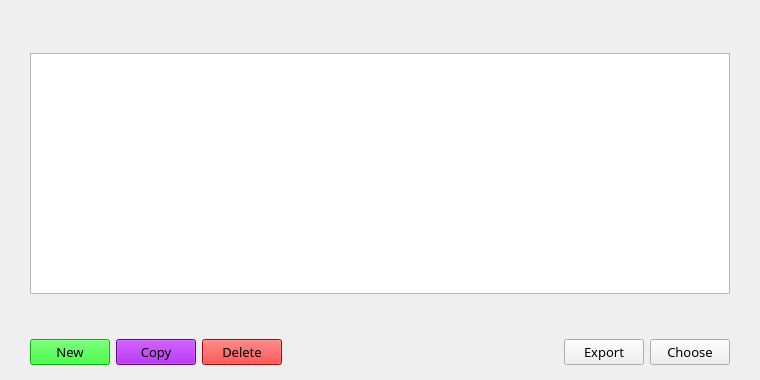
<?xml version="1.0" encoding="UTF-8"?>
<ui version="4.0">
 <class>ContractBookPage</class>
 <widget class="QWidget" name="ContractBookPage">
  <property name="geometry">
   <rect>
    <x>0</x>
    <y>0</y>
    <width>760</width>
    <height>380</height>
   </rect>
  </property>
  <property name="font">
   <font>
    <family>Source Sans Pro</family>
    <pointsize>10</pointsize>
   </font>
  </property>
  <property name="windowTitle">
   <string>Form</string>
  </property>
  <layout class="QVBoxLayout" name="verticalLayout">
   <property name="spacing">
    <number>0</number>
   </property>
   <property name="leftMargin">
    <number>0</number>
   </property>
   <property name="topMargin">
    <number>0</number>
   </property>
   <property name="rightMargin">
    <number>0</number>
   </property>
   <property name="bottomMargin">
    <number>0</number>
   </property>
   <item>
    <layout class="QVBoxLayout" name="verticalLayout_2">
     <property name="spacing">
      <number>15</number>
     </property>
     <property name="leftMargin">
      <number>30</number>
     </property>
     <property name="topMargin">
      <number>20</number>
     </property>
     <property name="rightMargin">
      <number>30</number>
     </property>
     <property name="bottomMargin">
      <number>20</number>
     </property>
     <item>
      <widget class="QLabel" name="labelExplanation">
       <property name="text">
        <string/>
       </property>
      </widget>
     </item>
     <item>
      <widget class="QTableView" name="tableView">
       <property name="contextMenuPolicy">
        <enum>Qt::CustomContextMenu</enum>
       </property>
       <property name="tabKeyNavigation">
        <bool>false</bool>
       </property>
       <property name="alternatingRowColors">
        <bool>true</bool>
       </property>
       <property name="selectionMode">
        <enum>QAbstractItemView::SingleSelection</enum>
       </property>
       <property name="selectionBehavior">
        <enum>QAbstractItemView::SelectRows</enum>
       </property>
       <property name="sortingEnabled">
        <bool>true</bool>
       </property>
       <attribute name="verticalHeaderVisible">
        <bool>false</bool>
       </attribute>
      </widget>
     </item>
    </layout>
   </item>
   <item>
    <widget class="QWidget" name="buttonsContainerWhite" native="true">
     <layout class="QHBoxLayout" name="horizontalLayout_2">
      <property name="leftMargin">
       <number>30</number>
      </property>
      <property name="topMargin">
       <number>25</number>
      </property>
      <property name="rightMargin">
       <number>30</number>
      </property>
      <property name="bottomMargin">
       <number>15</number>
      </property>
      <item>
       <widget class="QPushButton" name="newContractInfo">
        <property name="font">
         <font>
          <family>Source Sans Pro</family>
          <pointsize>10</pointsize>
         </font>
        </property>
        <property name="toolTip">
         <string>Create a new contract info</string>
        </property>
        <property name="styleSheet">
         <string notr="true">background-color: Lime;
opacity: 97%;</string>
        </property>
        <property name="text">
         <string>New</string>
        </property>
       </widget>
      </item>
      <item>
       <widget class="QPushButton" name="copyAddress">
        <property name="font">
         <font>
          <family>Source Sans Pro</family>
          <pointsize>10</pointsize>
         </font>
        </property>
        <property name="toolTip">
         <string>Copy the currently selected contract address to the system clipboard</string>
        </property>
        <property name="styleSheet">
         <string notr="true">background-color: darkviolet;
opacity: 97%;</string>
        </property>
        <property name="text">
         <string>Copy</string>
        </property>
       </widget>
      </item>
      <item>
       <widget class="QPushButton" name="deleteContractInfo">
        <property name="font">
         <font>
          <family>Source Sans Pro</family>
          <pointsize>10</pointsize>
         </font>
        </property>
        <property name="toolTip">
         <string>Delete the currently selected contract info from the list</string>
        </property>
        <property name="styleSheet">
         <string notr="true">background-color: Red;
opacity: 97%;</string>
        </property>
        <property name="text">
         <string>Delete</string>
        </property>
       </widget>
      </item>
      <item>
       <spacer name="horizontalSpacer">
        <property name="orientation">
         <enum>Qt::Horizontal</enum>
        </property>
        <property name="sizeHint" stdset="0">
         <size>
          <width>40</width>
          <height>20</height>
         </size>
        </property>
       </spacer>
      </item>
      <item>
       <widget class="QPushButton" name="exportButton">
        <property name="font">
         <font>
          <family>Source Sans Pro</family>
          <pointsize>10</pointsize>
         </font>
        </property>
        <property name="toolTip">
         <string>Export the data to a file</string>
        </property>
        <property name="styleSheet">
         <string notr="true"/>
        </property>
        <property name="text">
         <string>Export</string>
        </property>
       </widget>
      </item>
      <item>
       <widget class="QPushButton" name="chooseContractInfo">
        <property name="font">
         <font>
          <family>Source Sans Pro</family>
          <pointsize>10</pointsize>
         </font>
        </property>
        <property name="styleSheet">
         <string notr="true"/>
        </property>
        <property name="text">
         <string>Choose</string>
        </property>
       </widget>
      </item>
     </layout>
    </widget>
   </item>
  </layout>
 </widget>
 <resources/>
 <connections/>
</ui>
